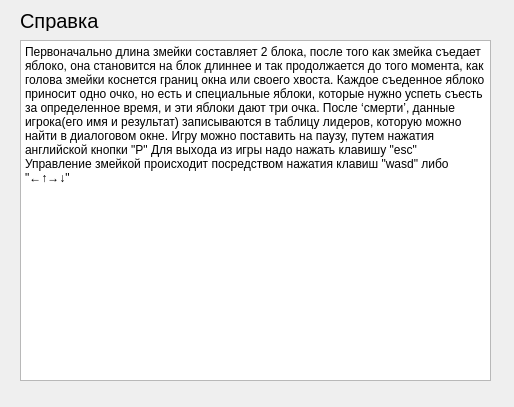
<?xml version="1.0" encoding="UTF-8"?>
<ui version="4.0">
 <class>Dialog</class>
 <widget class="QDialog" name="Dialog">
  <property name="geometry">
   <rect>
    <x>0</x>
    <y>0</y>
    <width>514</width>
    <height>407</height>
   </rect>
  </property>
  <property name="windowTitle">
   <string>Dialog</string>
  </property>
  <widget class="QPlainTextEdit" name="plainTextEdit">
   <property name="geometry">
    <rect>
     <x>20</x>
     <y>40</y>
     <width>471</width>
     <height>341</height>
    </rect>
   </property>
   <property name="plainText">
    <string>Первоначально длина змейки составляет 2 блока, после того как змейка съедает яблоко, она становится на блок длиннее и так продолжается до того момента, как голова змейки коснется границ окна или своего хвоста. Каждое съеденное яблоко приносит одно очко, но есть и специальные яблоки, которые нужно успеть съесть за определенное время, и эти яблоки дают три очка. После ‘смерти’, данные игрока(его имя и результат) записываются в таблицу лидеров, которую можно найти в диалоговом окне. Игру можно поставить на паузу, путем нажатия английской кнопки &quot;P&quot; Для выхода из игры надо нажать клавишу &quot;esc&quot; Управление змейкой происходит посредством нажатия клавиш &quot;wasd&quot; либо &quot;←↑→↓&quot;</string>
   </property>
  </widget>
  <widget class="QLabel" name="label">
   <property name="geometry">
    <rect>
     <x>20</x>
     <y>10</y>
     <width>331</width>
     <height>21</height>
    </rect>
   </property>
   <property name="font">
    <font>
     <pointsize>15</pointsize>
    </font>
   </property>
   <property name="text">
    <string>Справка</string>
   </property>
  </widget>
 </widget>
 <resources/>
 <connections/>
</ui>
